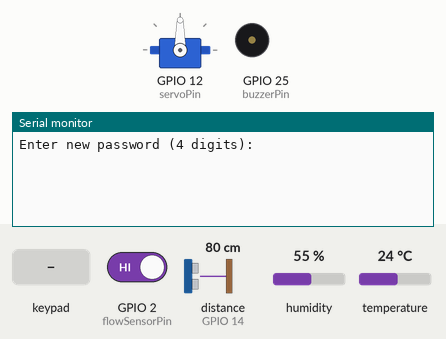
The sketch below on a simulated ESP32. On the bench: servo, buzzer (waves = sounding, pin HIGH), the last lines printed to the serial monitor. The test bench sets the inputs (shaded band); at power-on: GPIO 2 (flowSensorPin) HIGH, distance to the obstacle (sensor on GPIO 14) 80 cm, humidity 55 %, temperature 24 °C. The echo pulse lasts 58.3 µs per cm; WiFi joins after 1.5 s; servers stay silent unless stated; EEPROM starts erased.

Above: at 2.7 s.
2.8 s: key '1' pressed
At 3.8 s:
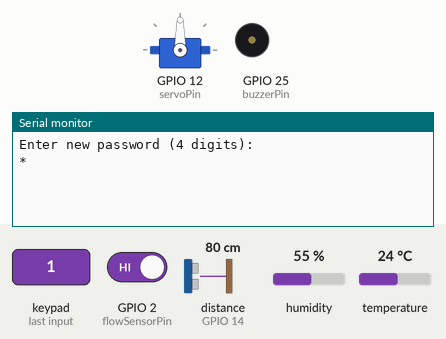
4.3 s: keypad keys 2 3 2 2 3 2 1 pressed 0.4 s apart
At 8.0 s:
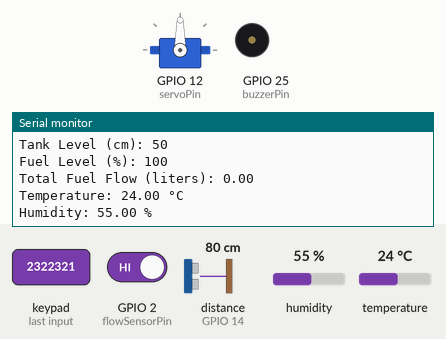
8.6 s: key 'A' pressed
At 9.1 s:
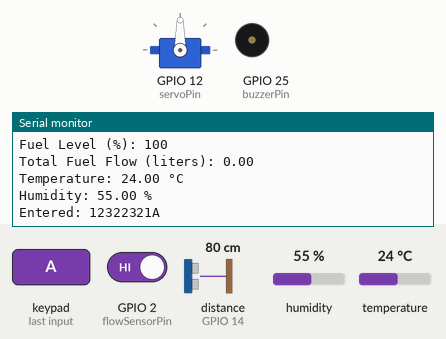
10.1 s: keypad keys 2 3 2 2 3 2 1 # pressed 0.4 s apart
At 13.13 s:
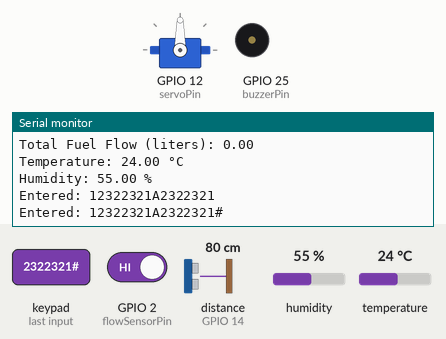
14.8 s: key 'B' pressed
At 15.08 s:
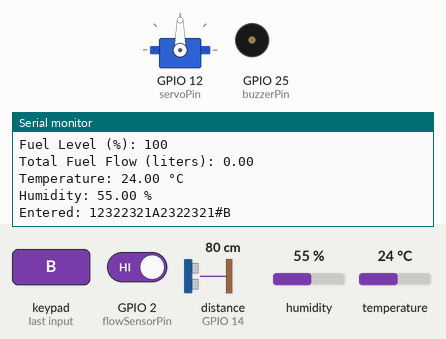
16.3 s: keypad keys 2 3 2 2 3 2 1 * pressed 0.4 s apart
At 19.24 s:
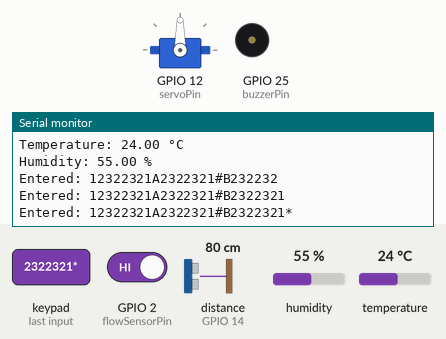

Measured:
- after the input at 2.8 s, the serial monitor: prints a new line at once (image 1)
- after the input at 4.3 s, the serial monitor: prints a new line at once (image 2)
- after the input at 8.6 s, the serial monitor: prints a new line at once (image 3)
- after the input at 10.1 s, the serial monitor: prints a new line at once (image 4)
- after the input at 14.8 s, the serial monitor: prints a new line at once (image 5)
- after the input at 16.3 s, the serial monitor: prints a new line at once (image 6)

The sketch:

hardware.ino
```cpp
#define BLYNK_TEMPLATE_ID "TMPL3NTEGh4bq"
#define BLYNK_TEMPLATE_NAME "iot based fuel tank"
#define BLYNK_AUTH_TOKEN "mTO4lWVpvfh4lka-T4iUzTtXcje6PSo2"

#include <Keypad.h>
#include <Preferences.h>
#include <ESP32Servo.h>
#include <SoftwareSerial.h>
#include <Ultrasonic.h>
#include <BlynkSimpleEsp32.h>
#include <DHT.h>

// Define Blynk credentials
char auth[] = "mTO4lWVpvfh4lka-T4iUzTtXcje6PSo2";

// DHT11 sensor parameters
#define DHTPIN 15
#define DHTTYPE DHT11
DHT dht(DHTPIN, DHTTYPE);

// Define keypad, preferences, and servo objects
const byte ROWS = 4;
const byte COLS = 4;
char keys[ROWS][COLS] = {
  {'1','2','3','A'},
  {'4','5','6','B'},
  {'7','8','9','C'},
  {'*','0','#','D'}
};
byte rowPins[ROWS] = {23, 22, 3, 21};
byte colPins[COLS] = {19, 18, 5, 4};
Keypad keypad = Keypad(makeKeymap(keys), rowPins, colPins, ROWS, COLS);
Preferences preferences;
Servo lockServo;

// Password related variables
bool passwordSet = false;
String newPassword = "";
String savedPassword = "**";

// Servo motor control variables
const int servoPin = 12;
const int unlockAngle = 0;
const int lockAngle = 90;

// GSM module connection
SoftwareSerial gsmSerial(17, 16);

// Buzzer pin
const int buzzerPin = 25;

// Water flow sensor
const int flowSensorPin = 2; // Pin for flow sensor
volatile int pulseCount = 0; // Count of flow pulses
const float pulsesPerLiter = 2000; // Adjust according to your flow sensor
float totalFuelFlowLiters = 0.0; // Total fuel flow in liters

// Ultrasonic sensor for fuel level measurement
#define TRIGGER_PIN 13
#define ECHO_PIN 14
Ultrasonic ultrasonic(TRIGGER_PIN, ECHO_PIN);

// Time interval between measurements (10 seconds for testing)
const unsigned long measurementInterval = 1000;
unsigned long lastMeasurementTime = 0;

// Track incorrect password attempts
int incorrectAttempts = 0;
const int maxAttempts = 3; // Number of attempts before sending multiple SMS

// Function prototypes
void setPassword();
bool verifyPassword(String input);
void sendSMS(const String& phoneNumber, const String& message);
void soundBuzzer();
int measureTankLevel();
int measureFuelLevel();
float measureTotalFuelFlow();
void countPulse(); // Interrupt function prototype

void setup() {
  Serial.begin(115200);
  gsmSerial.begin(9600);
  Blynk.begin(auth, "network", "1122334455");
  pinMode(buzzerPin, OUTPUT);
  pinMode(TRIGGER_PIN, OUTPUT);
  pinMode(ECHO_PIN, INPUT);
  pinMode(flowSensorPin, INPUT_PULLUP); // Use internal pull-up resistor

  dht.begin();
  lockServo.attach(servoPin);
  lockServo.write(lockAngle);

  preferences.begin("tank-lock", false);

  if (preferences.getString("password", "") != "") {
    savedPassword = preferences.getString("password", "");
    passwordSet = true;
  } else {
    setPassword();
  }

  preferences.end();

  attachInterrupt(digitalPinToInterrupt(flowSensorPin), countPulse, RISING);
}

void loop() {
  Blynk.run();
  unsigned long currentMillis = millis();

  if (currentMillis - lastMeasurementTime >= measurementInterval) {
    lastMeasurementTime = currentMillis;

    int tankLevel = measureTankLevel();
    Serial.print("Tank Level (cm): ");
    Serial.println(tankLevel);

    int fuelLevel = measureFuelLevel();
    Serial.print("Fuel Level (%): ");
    Serial.println(fuelLevel);
    Blynk.virtualWrite(V1, fuelLevel); // Send fuel level to Blynk

    float totalFlow = measureTotalFuelFlow();
    Serial.print("Total Fuel Flow (liters): ");
    Serial.println(totalFlow);
    Blynk.virtualWrite(V2, totalFlow); // Send total fuel flow to Blynk

    float temperature = dht.readTemperature();
    float humidity = dht.readHumidity();

    if (isnan(temperature) || isnan(humidity)) {
      Serial.println("Failed to read from DHT sensor!");
    } else {
      Serial.print("Temperature: ");
      Serial.print(temperature);
      Serial.println(" °C");
      Serial.print("Humidity: ");
      Serial.print(humidity);
      Serial.println(" %");

      Blynk.virtualWrite(V3, temperature);
      Blynk.virtualWrite(V4, humidity);
    }
  }

  char key = keypad.getKey();
  if (key != NO_KEY) {
    newPassword += key;
    Serial.print("Entered: ");
    Serial.println(newPassword);

    if (newPassword.length() == 4) {
      if (passwordSet) {
        if (verifyPassword(newPassword)) {
          Serial.println("Password correct. Unlocking tank...");
          unlockTank();
          sendSMS("+919325511681", "Tank unlocked.");
          delay(5000);
          lockTank();
          sendSMS("+919325511681", "Tank locked.");
        } else {
          Serial.println("Incorrect password. Please try again.");
          incorrectAttempts++;  // Increment incorrect attempt counter

          if (incorrectAttempts >= maxAttempts) {
            sendSMS("+919325511681", "Incorrect password entered 3 times!");
            sendSMS("+919325511681", "Please contact the admin.");
            incorrectAttempts = 0;  // Reset after sending SMS
          }

          soundBuzzer();
        }
      } else {
        preferences.begin("tank-lock", false);
        preferences.putString("password", newPassword);
        preferences.end();

        savedPassword = newPassword;
        passwordSet = true;

        Serial.println("Password set successfully!");
      }

      newPassword = "";
    }
  }

  delay(10);
}

void setPassword() {
  Serial.println("Enter new password (4 digits):");
  while (newPassword.length() < 4) {
    char key = keypad.getKey();
    if (key != NO_KEY) {
      newPassword += key;
      Serial.print("*");
    }
    delay(100);
  }
  Serial.println();

  preferences.begin("tank-lock", false);
  preferences.putString("password", newPassword);
  preferences.end();

  savedPassword = newPassword;
  passwordSet = true;

  Serial.println("Password set successfully!");
}

bool verifyPassword(String input) {
  return input.equals(savedPassword);
}

void unlockTank() {
  lockServo.write(unlockAngle);
  Serial.println("Tank unlocked.");
}

void lockTank() {
  lockServo.write(lockAngle);
  Serial.println("Tank locked.");
}

void sendSMS(const String& phoneNumber, const String& message) {
  gsmSerial.println("AT+CMGF=1");
  delay(1000);

  gsmSerial.print("AT+CMGS=\"");
  gsmSerial.print(phoneNumber);
  gsmSerial.println("\"");
  delay(1000);

  gsmSerial.println(message);
  delay(1000);

  gsmSerial.println((char)26);
  delay(1000);

  Serial.println("SMS sent");
}

void soundBuzzer() {
  digitalWrite(buzzerPin, HIGH);
  delay(1000);
  digitalWrite(buzzerPin, LOW);
}

int measureTankLevel() {
  return 50; // Replace with actual measurement code
}

int measureFuelLevel() {
  unsigned int distance = ultrasonic.read(CM);
  int tankHeight = 50; // Replace with actual tank height in cm
  int fuelLevel = map(distance, 0, tankHeight, 0, 100);
  return constrain(fuelLevel, 0, 100);
}

float measureTotalFuelFlow() {
  float flowInLiters = pulseCount / pulsesPerLiter; // Calculate flow in liters
  totalFuelFlowLiters += flowInLiters; // Increment total fuel flow
  pulseCount = 0; // Reset pulse count for the next measurement
  return totalFuelFlowLiters; // Return total flow in liters
}

void countPulse() {
  pulseCount++; // Increment pulse count
}
```
